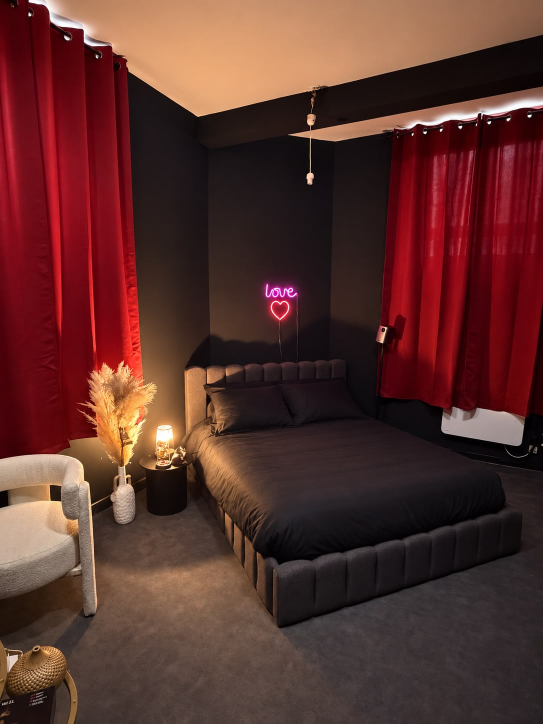
#> input picture image/NEW PHOTO/PHOTO-2026-09-07-17-44-15.jpg, 1086 x 1448 px (shown at 1/2 size)
$ python process_images.py
#> lines starting #> are read from the running program, lines starting #| are printed output that depends on the picture
#!/usr/bin/env python3
"""
Prépare les photos du dossier `image/` pour le site.

Recadre aux ratios utilisés par le site (16:9 pour le hero, 4:5 pour les
visuels principaux, 1:1 pour les vignettes), applique un étalonnage nocturne
cohérent avec la charte (noir profond, dominante chaude rose/ambre) et exporte
en WebP.

Relancer après chaque nouvelle livraison de photos :

    python3 tools/process_images.py
"""

from pathlib import Path
import subprocess
from PIL import Image, ImageEnhance
import numpy as np

ROOT = Path(__file__).resolve().parent.parent
SRC = ROOT / "image"
OUT = ROOT / "site" / "assets" / "img"


# ------------------------------------------------------------------
#  Étalonnage
# ------------------------------------------------------------------

def grade(im, warmth=1.0, lift=0.0, contrast=1.0, vignette=0.0,
          highlight_rolloff=0.0, desaturate=0.0,
          shadow_gamma=1.0, black_point=0.0):
    """Étalonnage nocturne. Tous les paramètres sont neutres à leur défaut."""
    a = np.asarray(im.convert("RGB")).astype(np.float32) / 255.0

    # Compression des hautes lumières : rattrape une fenêtre brûlée
    # ou un plafonnier trop present sans écraser le reste de l'image.
    if highlight_rolloff > 0:
        k = highlight_rolloff
        a = a / (1.0 + k * np.clip(a - 0.55, 0, None))

    # Déboucher les ombres. Indispensable sur les visuels noir sur noir :
    # sans ça le satin ne se lit pas du tout sur un fond de page noir.
    if shadow_gamma != 1.0:
        a = a ** (1.0 / shadow_gamma)
    if black_point > 0:
        a = np.clip((a - black_point) / (1.0 - black_point), 0, 1)

    # Courbe : noirs plus profonds, milieux préservés.
    if contrast != 1.0:
        a = np.clip((a - 0.5) * contrast + 0.5, 0, 1)
    if lift != 0.0:
        a = np.clip(a + lift, 0, 1)

    # Balance des blancs vers l'ambre : ces photos sont prises en
    # lumière du jour ou en néon froid, la charte est chaude.
    if warmth != 1.0:
        w = warmth - 1.0
        a[..., 0] = np.clip(a[..., 0] * (1 + 0.85 * w), 0, 1)
        a[..., 1] = np.clip(a[..., 1] * (1 + 0.12 * w), 0, 1)
        a[..., 2] = np.clip(a[..., 2] * (1 - 1.15 * w), 0, 1)

    if desaturate > 0:
        lum = (a * np.array([0.2126, 0.7152, 0.0722], np.float32)).sum(-1, keepdims=True)
        a = a * (1 - desaturate) + lum * desaturate

    # Vignette : concentre le regard, c'est ce qui donne l'impression
    # de lumière tamisée plutôt que d'éclairage général.
    if vignette > 0:
        h, w_ = a.shape[:2]
        yy, xx = np.mgrid[0:h, 0:w_]
        cy, cx = (h - 1) / 2, (w_ - 1) / 2
        r = np.sqrt(((yy - cy) / cy) ** 2 + ((xx - cx) / cx) ** 2) / np.sqrt(2)
        mask = np.clip(1 - vignette * np.clip(r - 0.28, 0, None) / 0.72, 0, 1)
        a = a * mask[..., None]

    return Image.fromarray((np.clip(a, 0, 1) * 255).astype(np.uint8))


def crop_ratio(im, ratio, anchor=0.5):
    """Recadre au ratio demandé (largeur/hauteur), sans jamais déformer.
    `anchor` positionne la fenêtre : 0 = haut/gauche, 1 = bas/droite."""
    w, h = im.size
    target = ratio
    if w / h > target:            # trop large : on rogne sur les côtés
        new_w = int(round(h * target))
        x = int(round((w - new_w) * anchor))
        return im.crop((x, 0, x + new_w, h))
    new_h = int(round(w / target))
    y = int(round((h - new_h) * anchor))
    return im.crop((0, y, w, y + new_h))


def pad_ratio(im, ratio, anchor=0.5, fill=(0, 0, 0)):
    """Étend le cadre au ratio demandé en ajoutant du fond.
    Utilisé seulement quand le fond est un noir uni : rien n'est inventé."""
    w, h = im.size
    if w / h > ratio:
        new_h = int(round(w / ratio))
        canvas = Image.new("RGB", (w, new_h), fill)
        canvas.paste(im, (0, int(round((new_h - h) * anchor))))
        return canvas
    new_w = int(round(h * ratio))
    canvas = Image.new("RGB", (new_w, h), fill)
    canvas.paste(im, (int(round((new_w - w) * anchor)), 0))
    return canvas


def crop_detail(im, fraction, cx, cy):
    """Découpe un carré de `fraction` du plus petit côté, centré sur (cx, cy)
    exprimés en proportion de l'image. Sert à fabriquer les vignettes
    « détail » à partir du visuel principal."""
    w, h = im.size
    side = int(round(min(w, h) * fraction))
    x = int(round(cx * w - side / 2))
    y = int(round(cy * h - side / 2))
    x = max(0, min(w - side, x))
    y = max(0, min(h - side, y))
    return im.crop((x, y, x + side, y + side))

def save(im, rel, width):
    """Redimensionne et écrit un WebP."""
    dest = OUT / rel
    dest.parent.mkdir(parents=True, exist_ok=True)
    w, h = im.size
    if w > width:
        im = im.resize((width, int(round(h * width / w))), Image.LANCZOS)
    tmp = dest.with_suffix(".png")
    im.save(tmp)
    subprocess.run(["cwebp", "-q", "82", "-quiet", str(tmp), "-o", str(dest)], check=True)
    tmp.unlink()
    print(f"  {rel:<44} {im.size[0]}x{im.size[1]}  {dest.stat().st_size // 1024} Ko")


print("Traitement des photos :\n")

# ------------------------------------------------------------------
#  Pochons satin de la marque
#  Remplacés par un visuel généré depuis le 28/08/2026. La photo
#  d'origine — le seul vrai visuel produit de la marque — est archivée
#  dans image/reelles/. Pour la remettre en service, supprimer
#  image/generees/pack-intense.jpg et rétablir ce bloc.
# ------------------------------------------------------------------

# ==================================================================
#  LES PHOTOS DU LIEU — livraison du 7 septembre 2026
#
#  Changement de nature, pas seulement de qualité : les premières
#  photos étaient prises EN PLEIN JOUR (fenêtre brûlée, néon éteint,
#  lit défait). L'étalonnage devait donc fabriquer la nuit de toutes
#  pièces : warmth 1.12, vignette 0.40, rolloff 0.60.
#
#  Celles-ci sont déjà des photos de nuit, chaudes, lit fait, néon
#  allumé. Leur appliquer l'ancienne recette les sur-cuirait : orange
#  saturé, noirs bouchés. D'où deux recettes bien plus douces, selon
#  que la source est chaude (chambre, croix, peignoirs) ou neutre
#  (balnéo et salle d'eau, éclairés en blanc).
# ==================================================================

#  Sources chaudes : on ne fait qu'accentuer ce qui est déjà là.
NUIT = dict(warmth=1.03, contrast=1.05, lift=-0.012,
            vignette=0.22, highlight_rolloff=0.18, desaturate=0.02)

#  Sources neutres : le gris de l'ardoise et le blanc de la baignoire
#  tirent vers le froid, il faut les ramener vers l'ambre de la charte.
FROID = dict(warmth=1.10, contrast=1.07, lift=-0.028,
             vignette=0.30, highlight_rolloff=0.38, desaturate=0.06)

#  Le marbre blanc de la salle d'eau part très haut en luminance et
#  éblouirait sur un fond de page noir : compression plus appuyée.
#  Desserré après examen de la sortie : le premier réglage éteignait
#  le marbre, qui doit au contraire rayonner. Le projet a déjà reçu
#  deux fois le reproche « trop sombre », on ne le reprend pas.
MARBRE = dict(warmth=1.06, contrast=1.04, lift=0.012,
              vignette=0.20, highlight_rolloff=0.45, desaturate=0.04)

NEW = SRC / "NEW PHOTO"


def c45(im, x, y, w):
    """Découpe un cadre 4:5 à partir d'un coin haut-gauche et d'une largeur."""
    h = int(w * 1.25)
    W, H = im.size
    x = max(0, min(W - w, x))
    y = max(0, min(H - h, y))
    return im.crop((x, y, x + w, y + h))


# ------------------------------------------------------------------
#  La chambre : lit fait, néon « love » allumé, rideaux rouges.
#  Le cadre part au-dessus du néon pour qu'il entre dans l'image :
#  c'est lui qui signe la Love Room en un coup d'œil.
# ------------------------------------------------------------------
chambre = Image.open(NEW / "PHOTO-2026-09-07-17-44-15.jpg").convert("RGB")
#> chambre is the input picture: PIL image 1086x1448 RGB; mean R, G, B 90.9, 49.3, 44.2
chambre_g = grade(chambre, **NUIT)
#> in grade, `lum = (a * np.array([0.2126, 0.7152, 0.0722], np.float32)).sum(-1, kee..`:
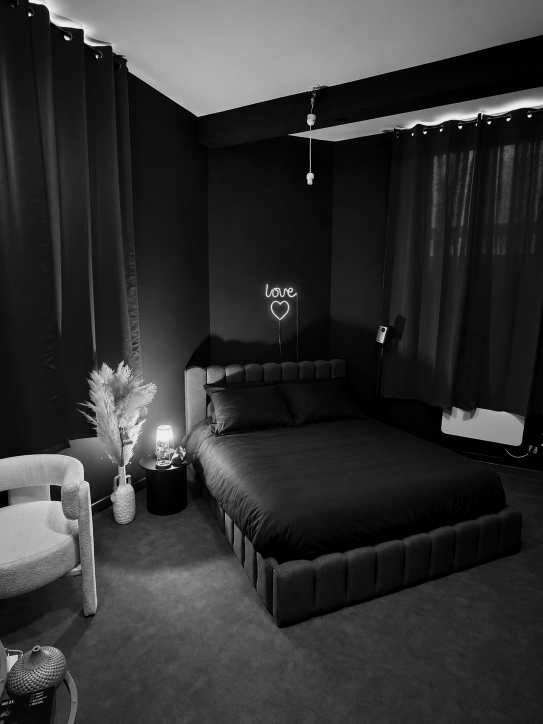
#> lum: shape (1448, 1086, 1) float32 (shown at 1/2 size); min 0, max 0.939, mean 0.204

save(c45(chambre_g, 300, 466, 786), "lieu/tour-lit.webp", 1000)
#> in c45, `return im.crop((x, y, x + w, y + h))`:
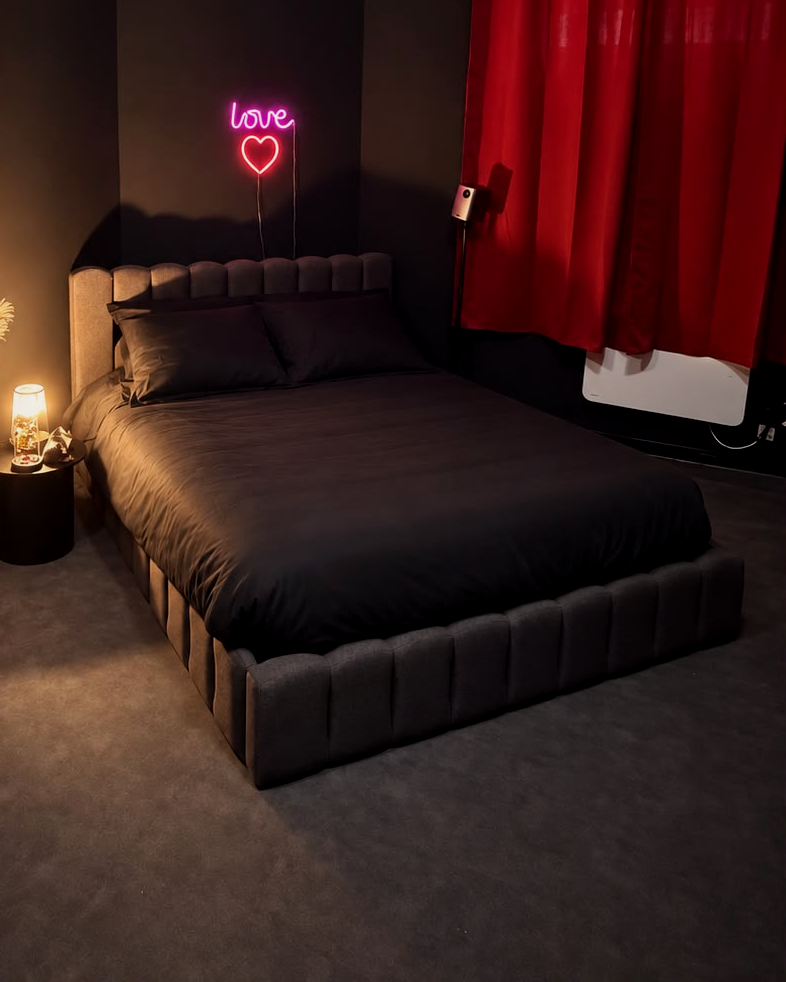
#> returned value: PIL image 786x982 RGB; mean R, G, B 57.6, 30.9, 27.7
#|   lieu/tour-lit.webp                           786x982  31 Ko

#  Aperçu pour les réseaux sociaux (Open Graph). Il n'est jamais
#  affiché sur le site : seulement dans les vignettes de partage.
#  Bande horizontale prise sur le néon et le lit.
save(crop_ratio(chambre_g.crop((0, 560, 1086, 1260)), 16 / 9, anchor=0.5),
     "lieu/hero-chambre.webp", 1086)
#> in crop_ratio, `return im.crop((0, y, w, y + new_h))`:
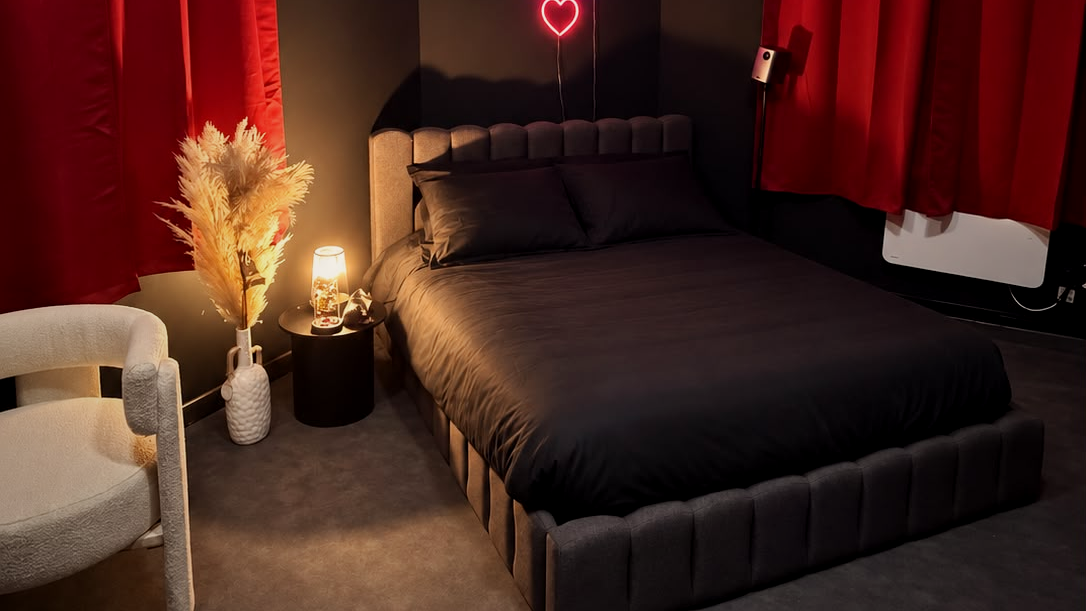
#> returned value: PIL image 1086x611 RGB; mean R, G, B 72.5, 38.7, 30.8
#|   lieu/hero-chambre.webp                       1086x611  110 Ko

# ------------------------------------------------------------------
#  Le balnéo deux places, mur en pierre ardoise.
# ------------------------------------------------------------------
balneo = Image.open(NEW / "PHOTO-2026-09-07-17-44-15 2.jpg").convert("RGB")
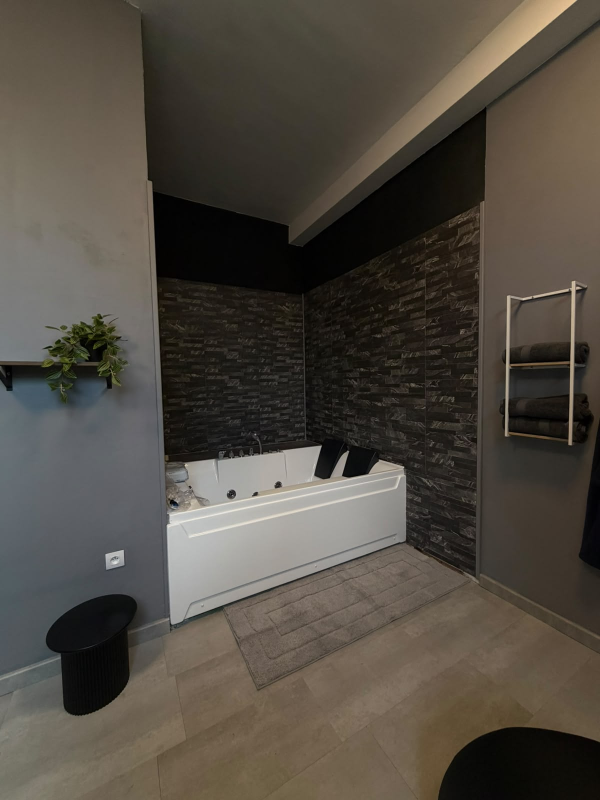
#> input picture image/NEW PHOTO/PHOTO-2026-09-07-17-44-15 2.jpg, 1200 x 1600 px (shown at 1/2 size)
#> balneo is the input picture: PIL image 1200x1600 RGB; mean R, G, B 81.2, 74.9, 66
balneo_g = grade(balneo, **FROID)
#> call 2 of grade, with warmth = 1.1, lift = -0.028, contrast = 1.07, vignette = 0.3, highlight_rolloff = 0.38, desaturate = 0.06, shadow_gamma = 1, black_point = 0
#> in grade (call 2), `lum = (a * np.array([0.2126, 0.7152, 0.0722], np.float32)).sum(-1, kee..`:
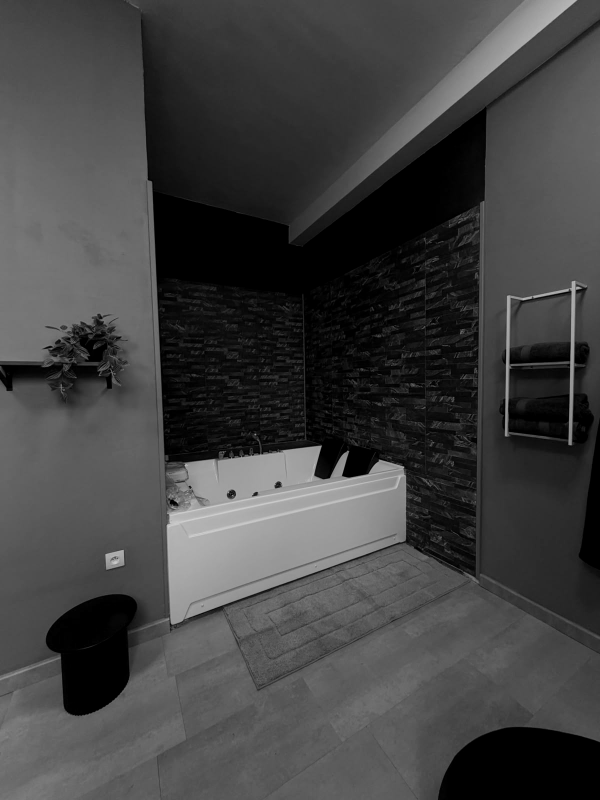
#> lum: shape (1600, 1200, 1) float32 (shown at 1/2 size); min 0, max 0.842, mean 0.26
#> in grade (call 2), `a = a * mask[..., None]`:
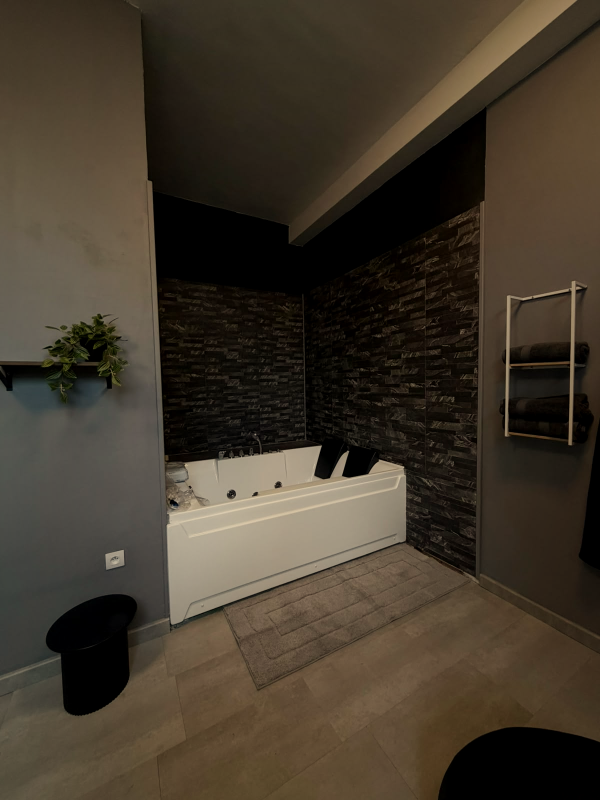
#> a: shape (1600, 1200, 3) float64 (shown at 1/2 size); mean R, G, B 0.262, 0.224, 0.172

#  Le cadre démarre à droite d'une bouteille en plastique oubliée sur
#  le rebord de la baignoire (x 335 à 395 dans l'original), et coupe
#  bas : le premier essai laissait un tiers de carrelage nu sous le
#  sujet. Il reste le mur en ardoise, la baignoire et les serviettes.
save(c45(balneo_g, 410, 420, 760), "lieu/tour-balneo.webp", 1000)
#|   lieu/tour-balneo.webp                        760x950  43 Ko
save(c45(balneo_g, 390, 400, 800), "lieu/spa-4x5.webp", 1200)
#> call 3 of c45, with x = 390, y = 400, w = 800
#> in c45 (call 3), `return im.crop((x, y, x + w, y + h))`:
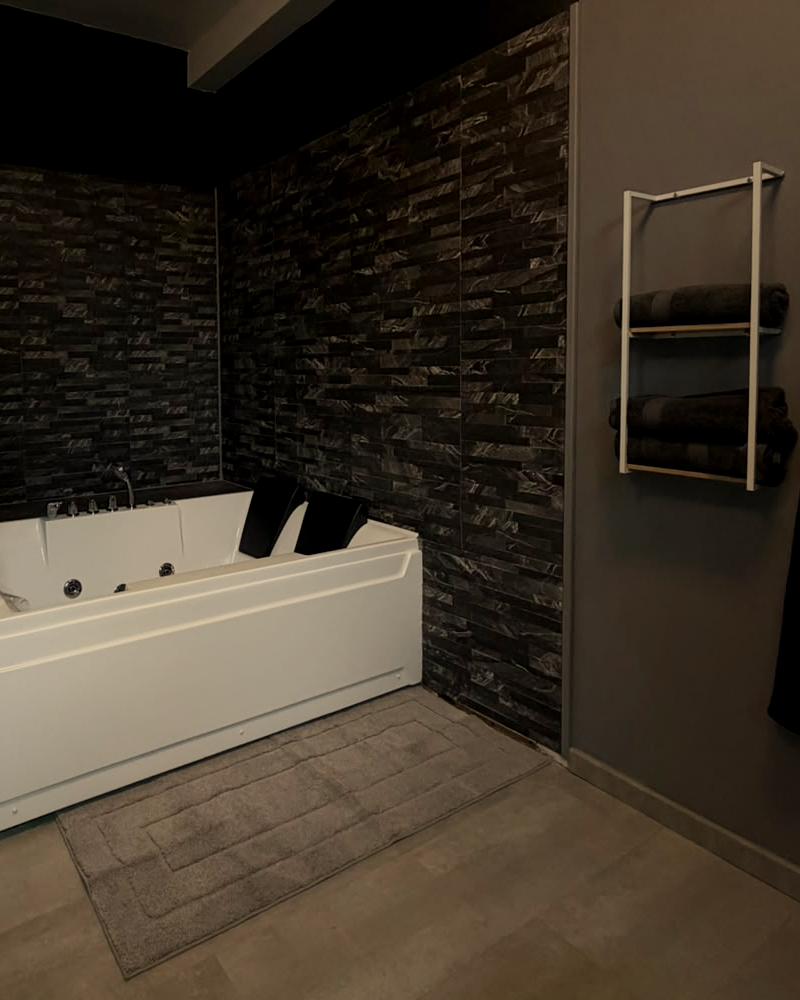
#> returned value: PIL image 800x1000 RGB; mean R, G, B 62.9, 52.9, 40.7
#|   lieu/spa-4x5.webp                            800x1000  72 Ko

# ------------------------------------------------------------------
#  La salle d'eau : douche à l'italienne, vasque noire, miroir
#  rétroéclairé. Le cadre écarte les WC, à gauche dans l'original.
# ------------------------------------------------------------------
#> (the run stopped early here; a loop or call above may not have finished)
